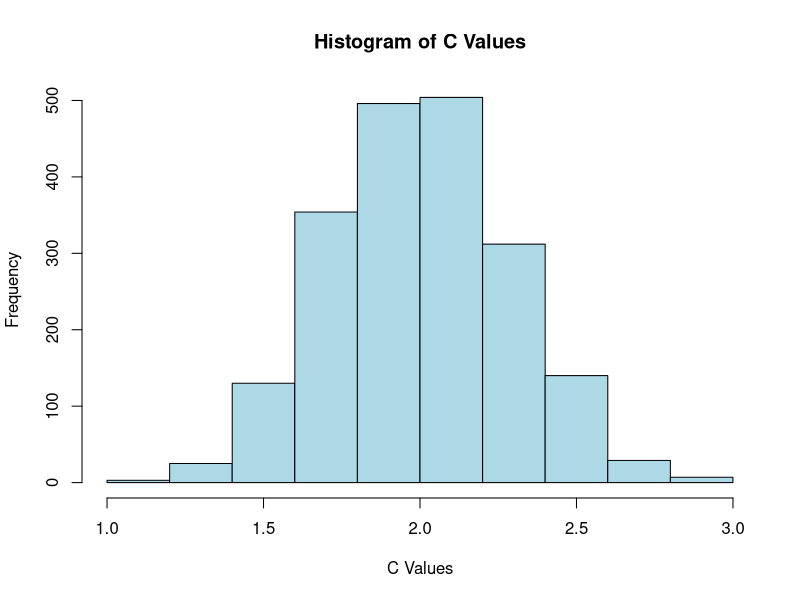

Write the R code that produced this figure.
library(gtools)
library(MASS)

df1 <- read.csv("Body_masses.csv")

df1$Body.mass <- log(df1$Body.mass)

results_df <- data.frame()

num_permutations <- 2000

for (i in 1:num_permutations) {
  
  perms <- sample(df1$Body.mass, length(df1$Body.mass), replace = FALSE)
  
  results_df <- rbind(results_df, data.frame(Permutation = i, Body.mass = perms))
}


calculate_sum_squared_differences <- function(vector) {
  squared_differences <- (vector[-1] - vector[-length(vector)])^2
  sum_squared_differences <- sum(squared_differences)
  mean_value <- mean(vector)
  differences <- vector - mean_value
  sum_of_differences <- sum((differences)^{2})
  c_value <- sum_squared_differences / sum_of_differences
  return(c_value)
}

c_value_df <- data.frame(Result = numeric(0))

for (i in 1:num_permutations) {
  perm_values <- results_df$Body.mass[results_df$Permutation == i]
  result <- calculate_sum_squared_differences(perm_values)
  c_value_df <- rbind(c_value_df, data.frame(Result = result))
}


# fitting a normal distribution to my results
fit <- fitdistr(c_value_df$Result, densfun = "normal")
mean_estimate <- fit$estimate["mean"]
sd_estimate <- fit$estimate["sd"]

#Normal after log transformation
hist(c_value_df$Result, main = "Histogram of C Values", xlab = "C Values", ylab = "Frequency", col = "lightblue", border = "black")


# function that gives us the adjacency matrix from our original edge 
create_adjacency_matrix <- function(edges) {
  # Find the number of nodes, to get the size of our matrix
  nodes <- unique(as.vector(edges))
  num_nodes <- length(nodes)
  
  # Create an empty adjacency matrix
  adj_matrix <- matrix(0, nrow = num_nodes, ncol = num_nodes)
  
  # Recursively populate 
  for (i in 1:nrow(edges)) {
    #we look at the edge matrix and the right column are the from_nodes
    from_node <- edges[i, 1]
    #left columns
    to_node <- edges[i, 2]
    
    if (from_node %in% nodes) {
      #storing the first to_node as the right child, defined as 1
      adj_matrix[from_node, to_node] <- 1 
      #we remove from_node from the list
      nodes <- nodes[nodes != from_node]
    } else {
      #if it appears again then we assign the remaining child to the left, defined as 2
      adj_matrix[from_node, to_node] <- 2  
    }
  }
  
  return(adj_matrix)
}

get_edge_matrix <- function(adj_matrix) {
  num_nodes <- nrow(adj_matrix)
  edge_matrix <- matrix(NA, ncol = 2, nrow = 0)

  # We define what a child would look like in the adj matrix
  find_children <- function(parent, root) {
    children <- which(adj_matrix[parent, ] != 0)
    right_children <- children[adj_matrix[parent, children] == 1]
    left_children <- children[adj_matrix[parent, children] == 2]

    # We add the right children
    for (child in right_children) {
      edge <- c(parent, child)
      edge_matrix <<- rbind(edge_matrix, edge)

      # Recursion
      find_children(child, root)
    }

    # Then, add left children
    for (child in left_children) {
      edge <- c(parent, child)
      edge_matrix <<- rbind(edge_matrix, edge)

      # Recursion
      find_children(child, root)
    }
  }

   #Iterate through nodes to find roots and start find
  for (node in 1:num_nodes) {
    if (sum(adj_matrix[, node] != 0) == 0) {
      # Node is a root
      find_children(node, node)
    }
  }

  return(edge_matrix)
}

permute_rows <- function(vector, adj_matrix) {
  for (n in vector) {
    left_child <- which(adj_matrix[n, ] == 1)
    right_child <- which(adj_matrix[n, ] == 2)
    
    adj_matrix[n, left_child] <- 2
    adj_matrix[n, right_child] <- 1
  }
  
  return(adj_matrix)
}
permute_matrix_combinations <- function(matrix_combinations, adj_matrix) {
  permuted_matrices_list <- list()
  
  for (i in seq_along(matrix_combinations)) {
    matrix_comb <- matrix_combinations[[i]]
    
    
    # Apply the function for each column vector in the matrix combination
    permuted_matrix <- adj_matrix
    for (j in seq_along(matrix_comb)) {
      vector <- matrix_comb[j]
      permuted_matrix <- permute_rows(vector, permuted_matrix)
    }
    
    # Save the permuted matrix
    permuted_matrices_list[[i]] <- permuted_matrix
    
    
    #print(permuted_matrix)
  }
  
  return(permuted_matrices_list)
}
